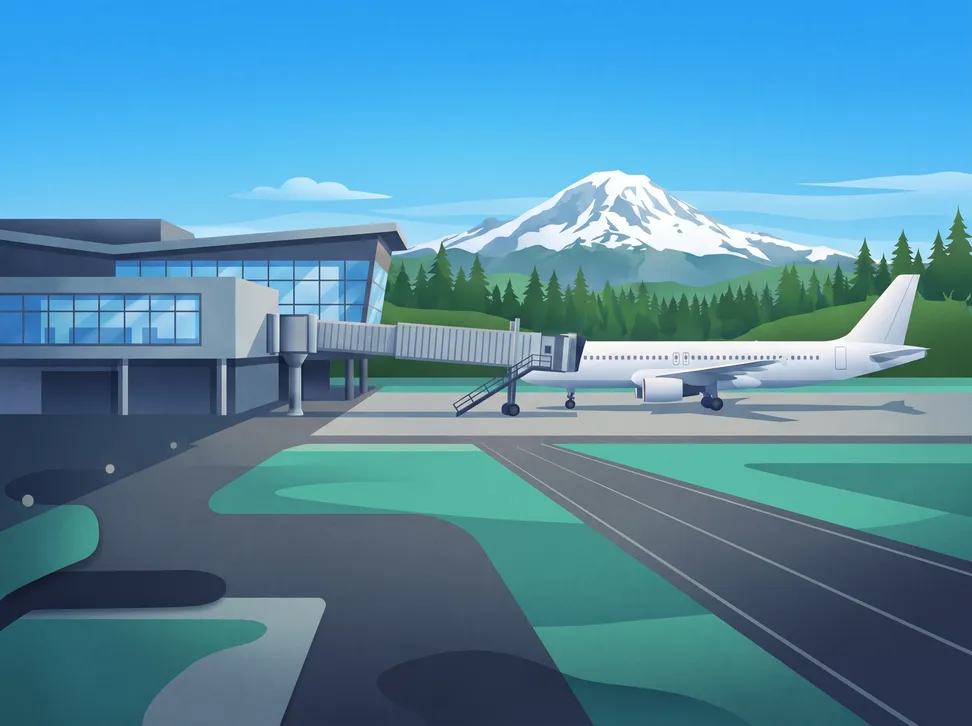
#> input picture design/illo/src/airfield-day.webp, 972 x 726 px, shrunk from 2400 x 1792 before the run
$ python key.py src/airfield-day.webp src/airfield-dusk.webp
#> lines starting #> are read from the running program, lines starting #| are printed output that depends on the picture
import sys, numpy as np
from PIL import Image
src, dst = sys.argv[1], sys.argv[2]
a = np.asarray(Image.open(src).convert("RGB")).astype(np.float32)
r, g, b = a[..., 0], a[..., 1], a[..., 2]
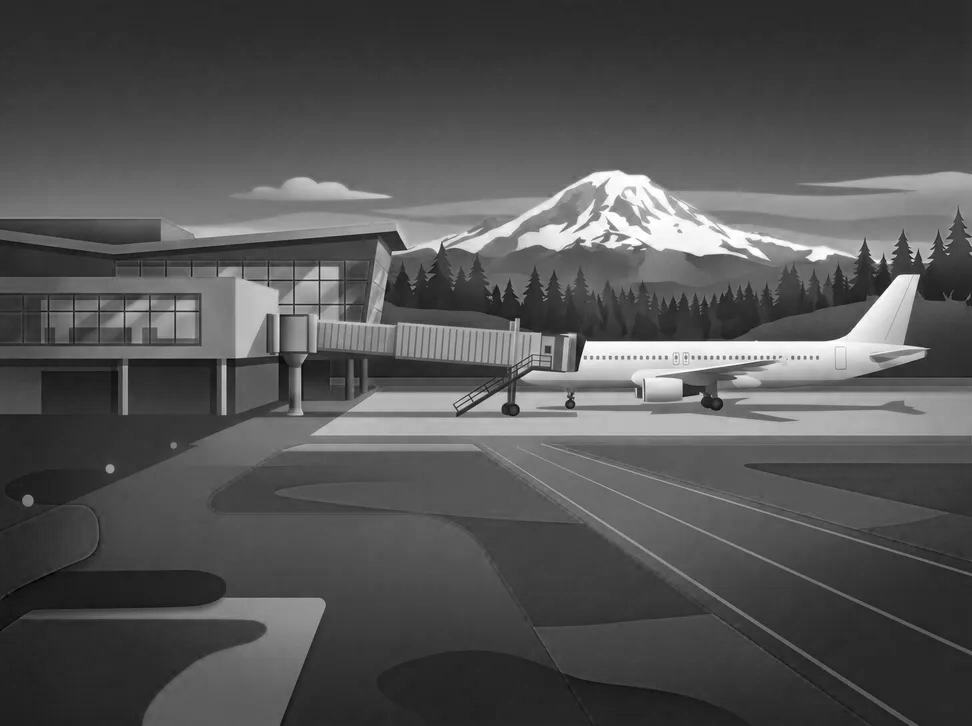
#> r: shape (726, 972) float32; min 0, max 255, mean 83.7
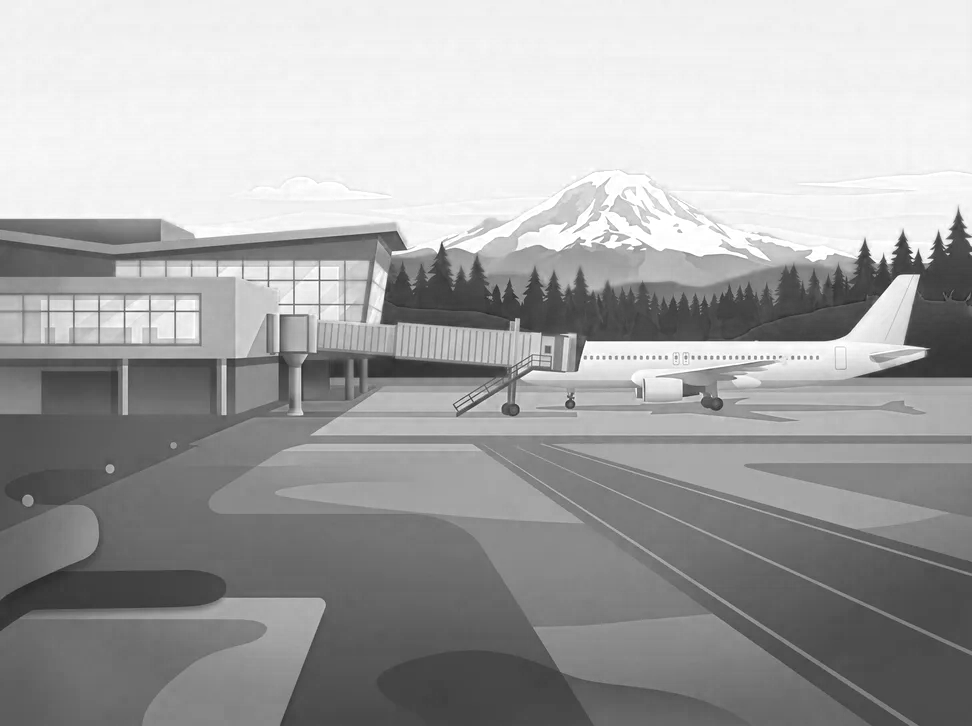
#> b: shape (726, 972) float32; min 36, max 255, mean 164.5
dom = g - np.maximum(r, b)                     # how green-dominant each pixel is
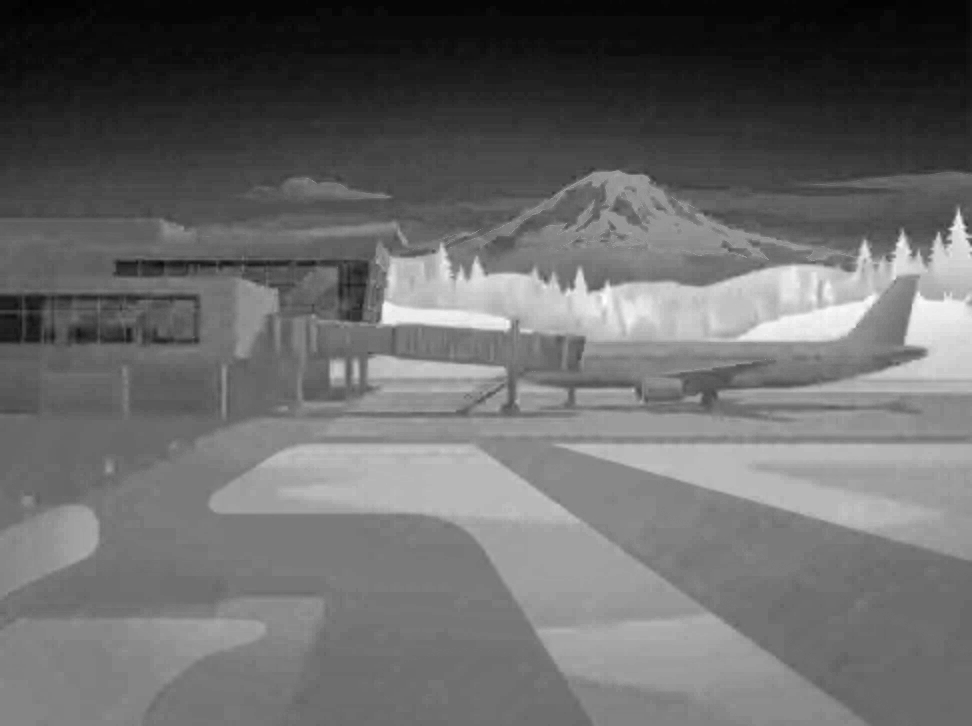
#> dom: shape (726, 972) float32; min -86, max 60, mean -24.9; drawn with min black and max white
alpha = np.clip(1 - (dom - 30) / 90, 0, 1)      # >120 = fully keyed, <30 = opaque
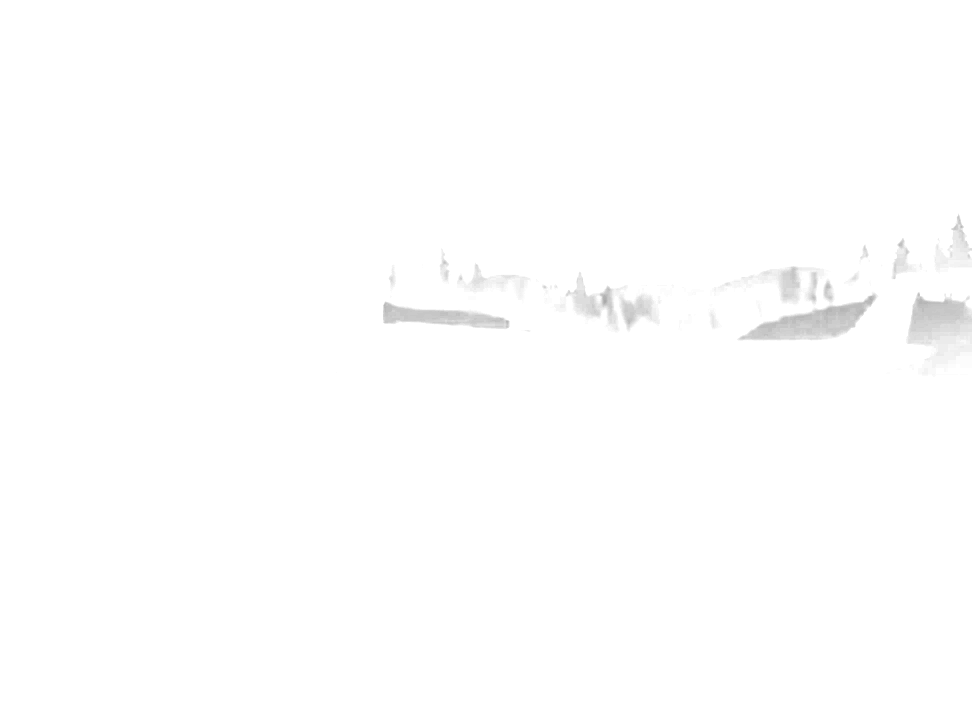
#> alpha: shape (726, 972) float32; min 0.667, max 1, mean 0.997
g2 = np.minimum(g, np.maximum(r, b) + 6)       # de-spill the green fringe
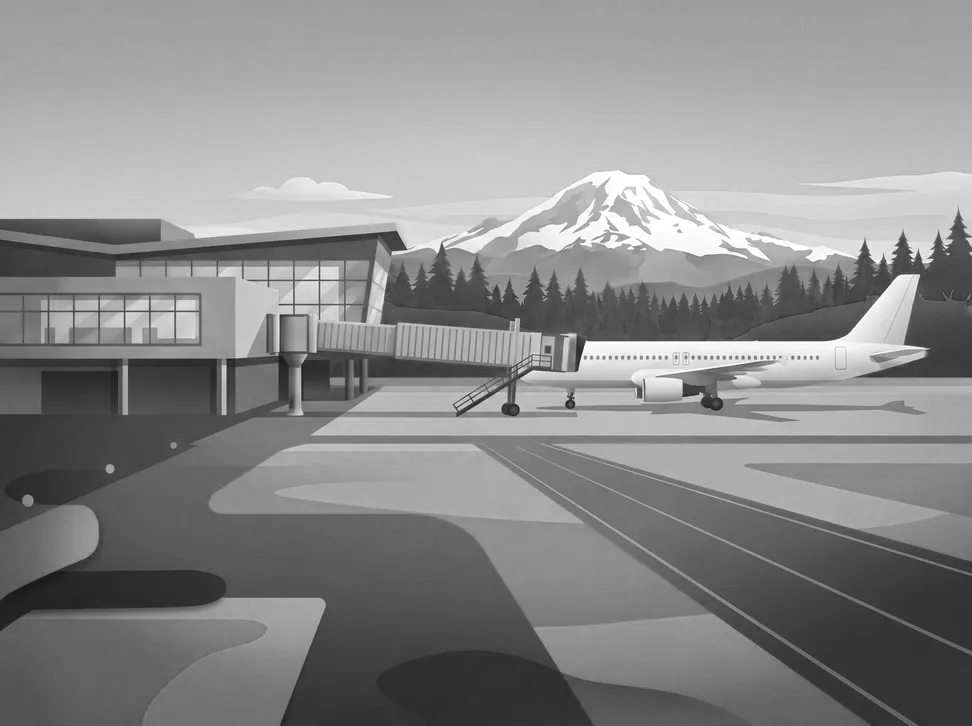
#> g2: shape (726, 972) float32; min 18, max 255, mean 137.6
out = np.dstack([r, g2, b, alpha * 255]).astype(np.uint8)
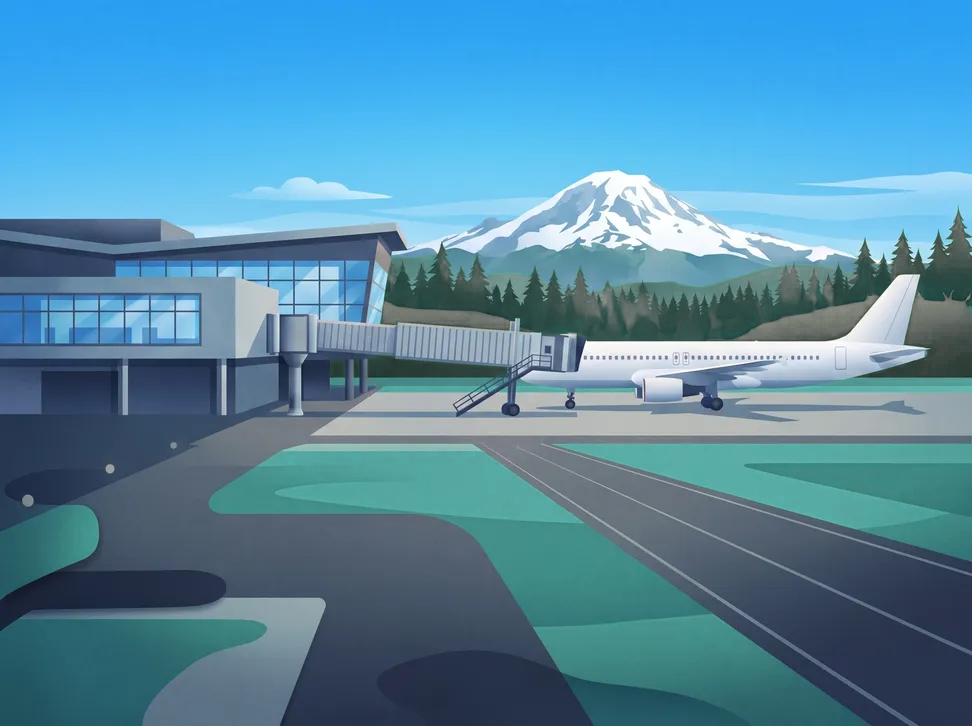
#> out: shape (726, 972, 4); mean of channels 0, 1, 2, 3 83.7, 137.6, 164.5, 254.2; transparent parts drawn white
im = Image.fromarray(out, "RGBA")
im = im.crop(im.getbbox())
im.save(dst); print(dst, im.size)
#| src/airfield-dusk.webp (972, 726)

$ run again, on design/illo/src/airfield-golden.webp
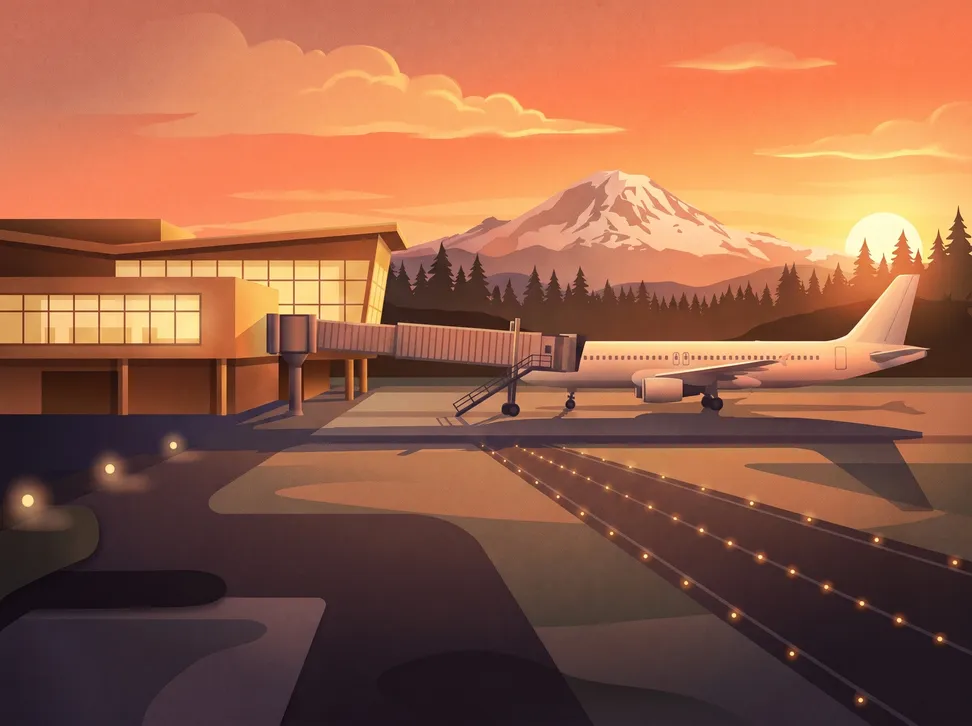
#> input picture design/illo/src/airfield-golden.webp, 972 x 726 px, shrunk from 2400 x 1792 before the run
#> `r, g, b = a[..., 0], a[..., 1], a[..., 2]`:
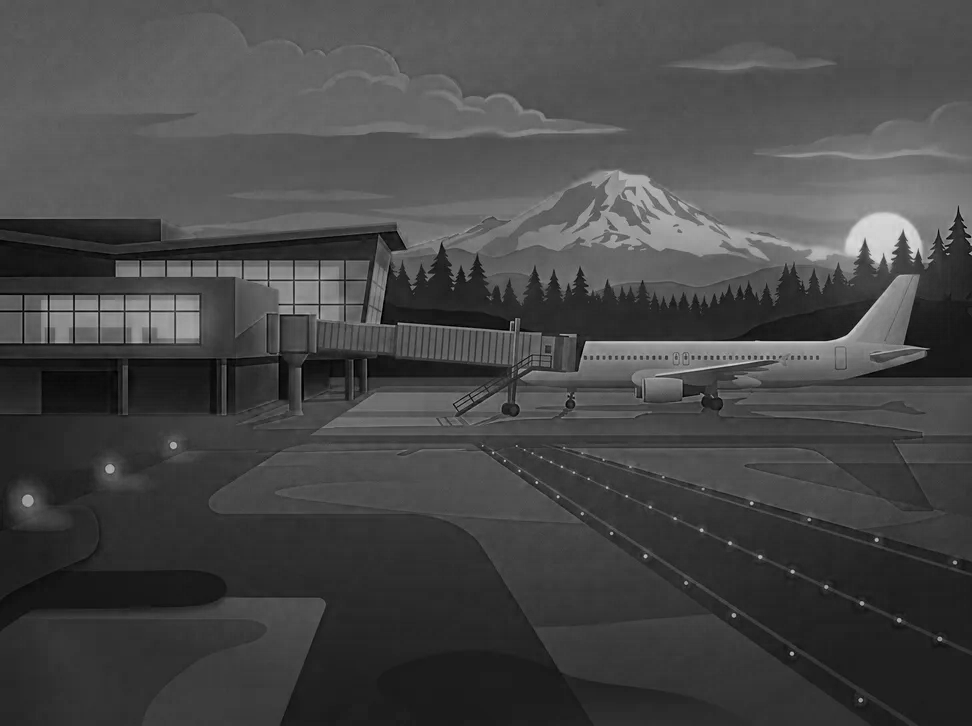
#> b: shape (726, 972) float32; min 0, max 227, mean 70.9
#> `dom = g - np.maximum(r, b)`:
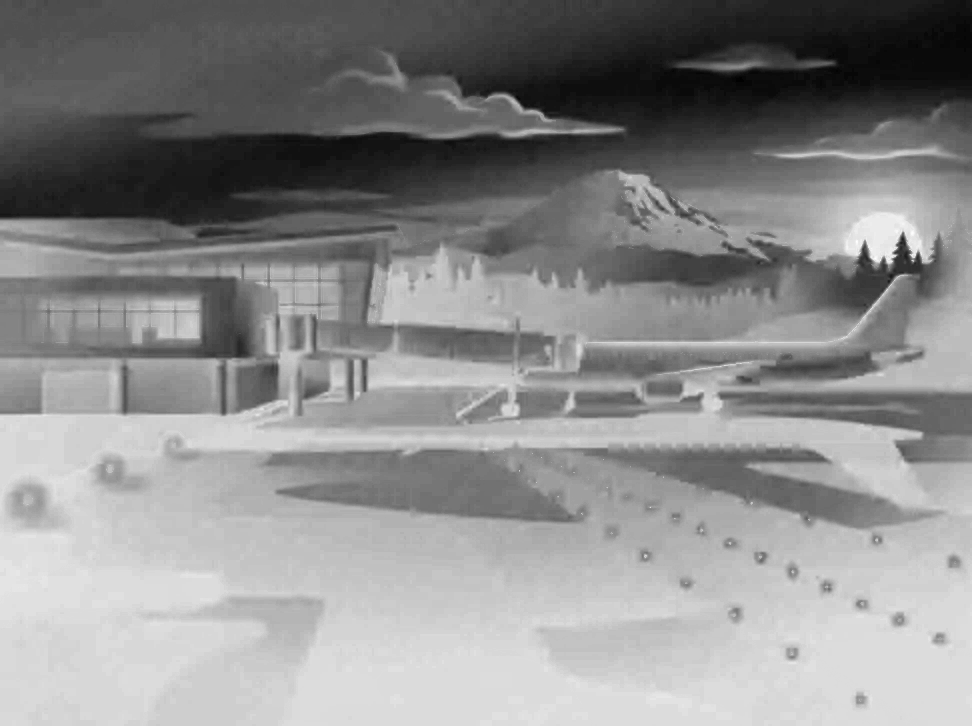
#> dom: shape (726, 972) float32; min -133, max 9, mean -54.95; drawn with min black and max white
#> alpha: shape (726, 972) float32; every value is 1
#| src/airfield-golden.webp (972, 726)

$ run again, on design/illo/src/airfield-morning.webp
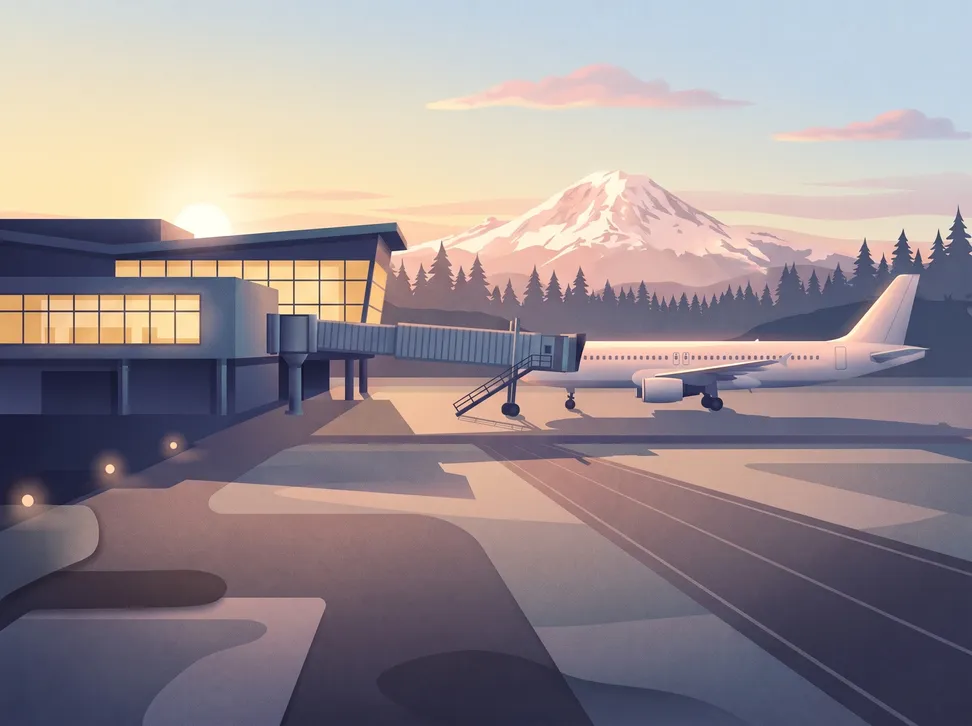
#> input picture design/illo/src/airfield-morning.webp, 972 x 726 px, shrunk from 2400 x 1792 before the run
#> `r, g, b = a[..., 0], a[..., 1], a[..., 2]`:
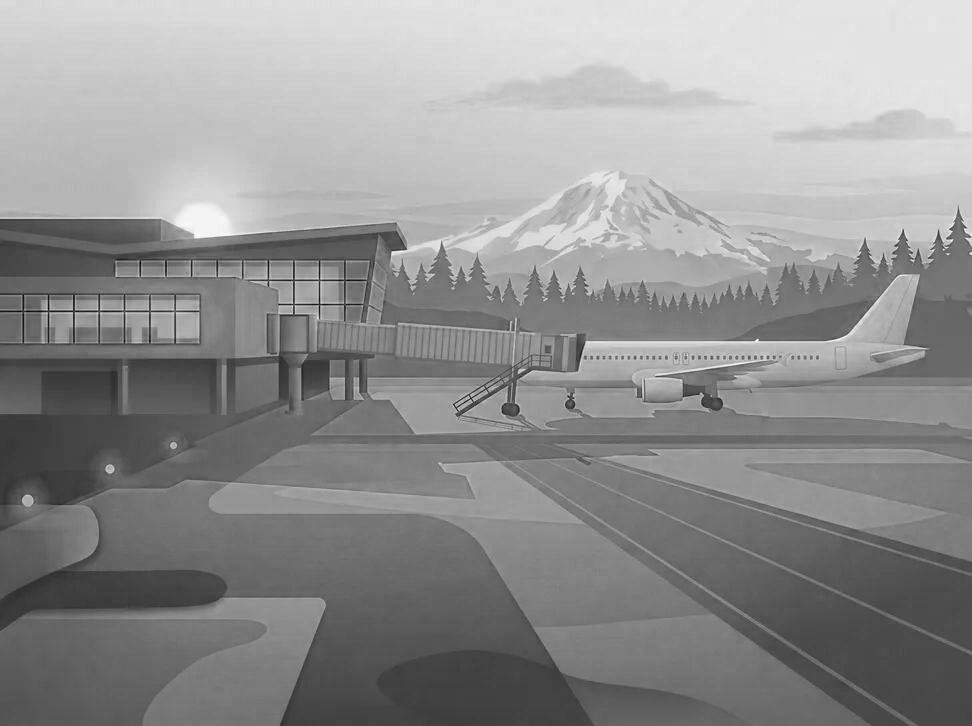
#> b: shape (726, 972) float32; min 1, max 251, mean 144.4
#> `dom = g - np.maximum(r, b)`:
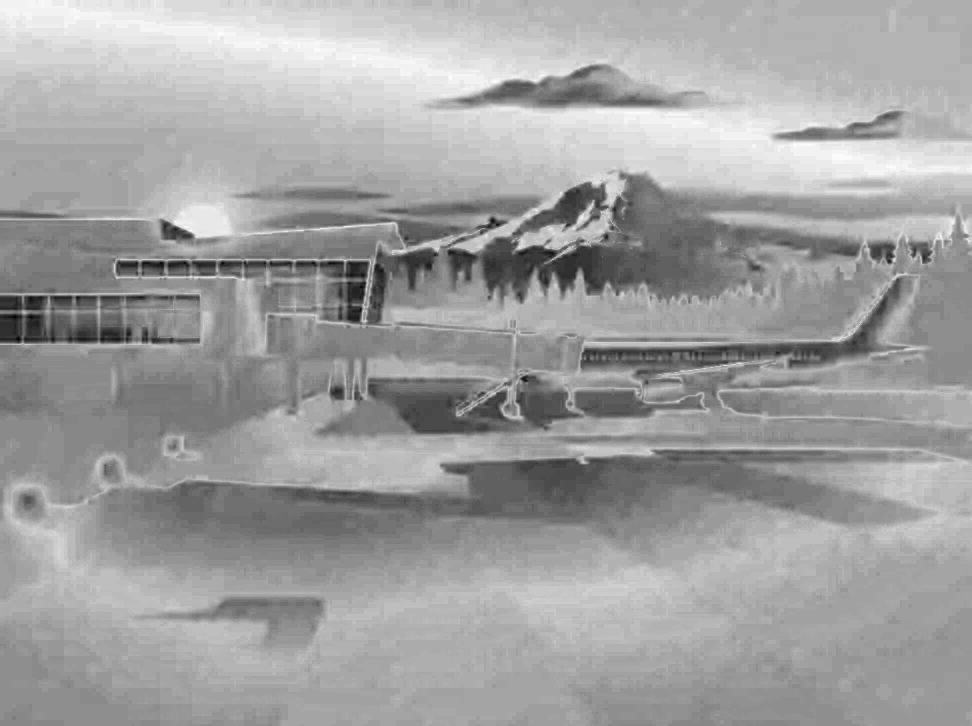
#> dom: shape (726, 972) float32; min -72, max 7, mean -22.21; drawn with min black and max white
#> alpha: shape (726, 972) float32; every value is 1
#| src/airfield-morning.webp (972, 726)
